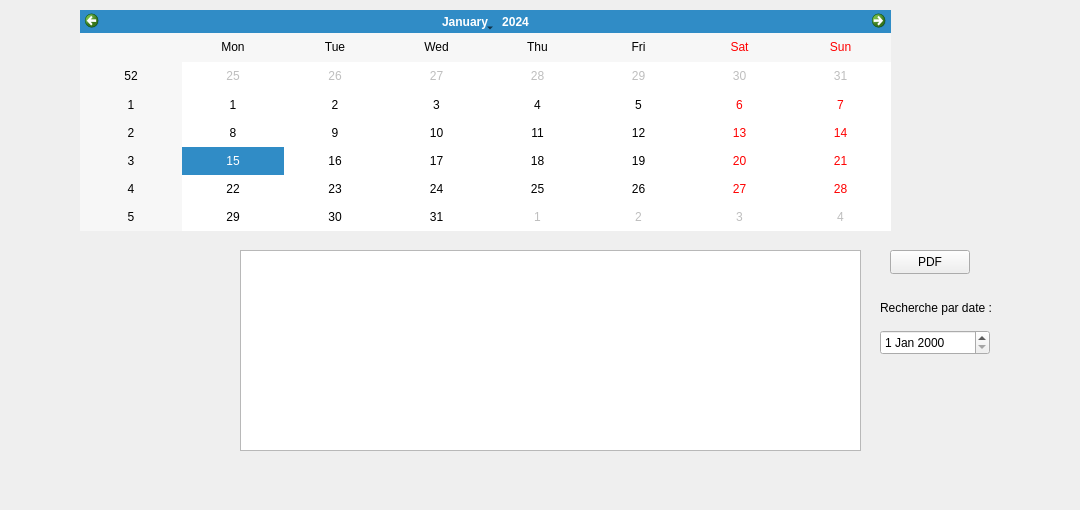
      <widget class="QWidget" name="Statistique_14">
       <attribute name="title">
        <string>Statistique</string>
       </attribute>
       <widget class="QCalendarWidget" name="calendar_campaigns">
        <property name="geometry">
         <rect>
          <x>80</x>
          <y>10</y>
          <width>811</width>
          <height>221</height>
         </rect>
        </property>
       </widget>
       <widget class="QPushButton" name="btn_export_campaigns">
        <property name="geometry">
         <rect>
          <x>890</x>
          <y>250</y>
          <width>80</width>
          <height>24</height>
         </rect>
        </property>
        <property name="text">
         <string>PDF</string>
        </property>
       </widget>
       <widget class="QTableView" name="table_campaigns">
        <property name="geometry">
         <rect>
          <x>240</x>
          <y>250</y>
          <width>621</width>
          <height>201</height>
         </rect>
        </property>
       </widget>
       <widget class="QLabel" name="label_notification">
        <property name="geometry">
         <rect>
          <x>220</x>
          <y>460</y>
          <width>561</width>
          <height>41</height>
         </rect>
        </property>
        <property name="text">
         <string/>
        </property>
       </widget>
       <widget class="QDateEdit" name="search_date">
        <property name="geometry">
         <rect>
          <x>880</x>
          <y>330</y>
          <width>110</width>
          <height>25</height>
         </rect>
        </property>
       </widget>
       <widget class="QLabel" name="label_12">
        <property name="geometry">
         <rect>
          <x>880</x>
          <y>300</y>
          <width>191</width>
          <height>16</height>
         </rect>
        </property>
        <property name="text">
         <string>Recherche par date :</string>
        </property>
       </widget>
      </widget>
